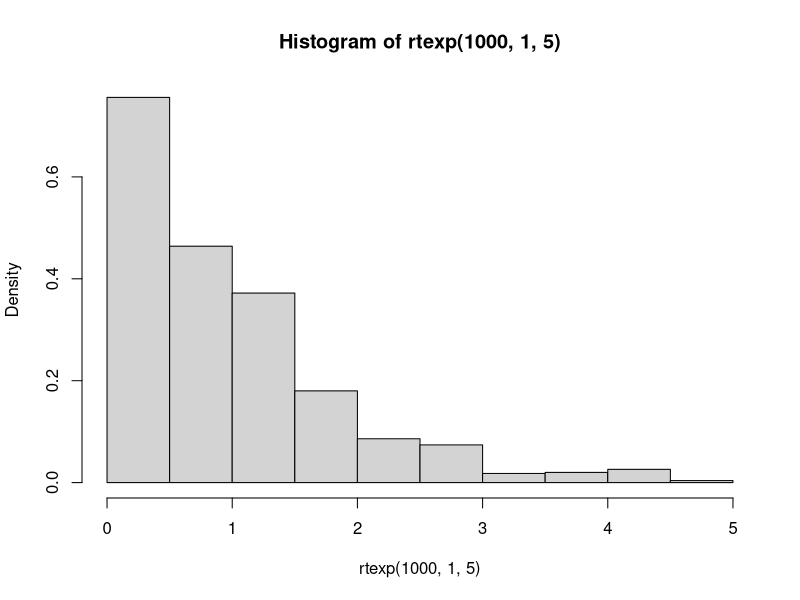
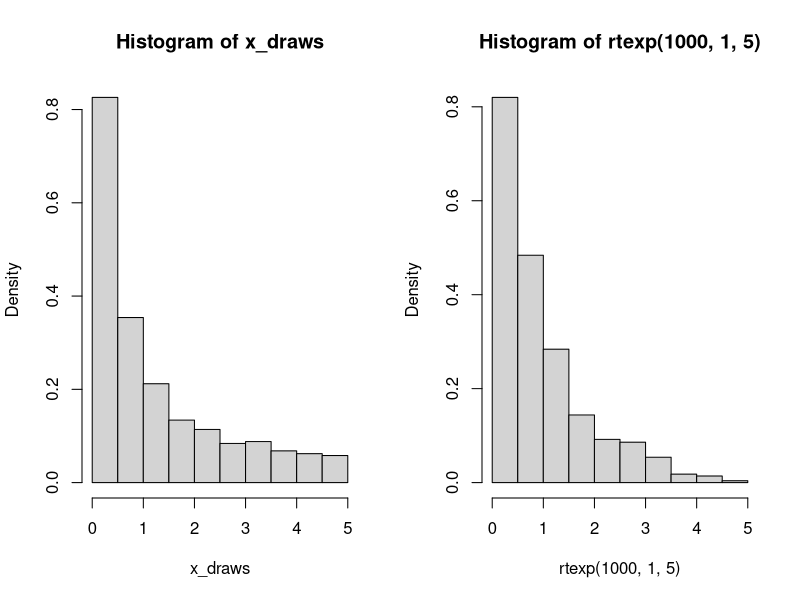
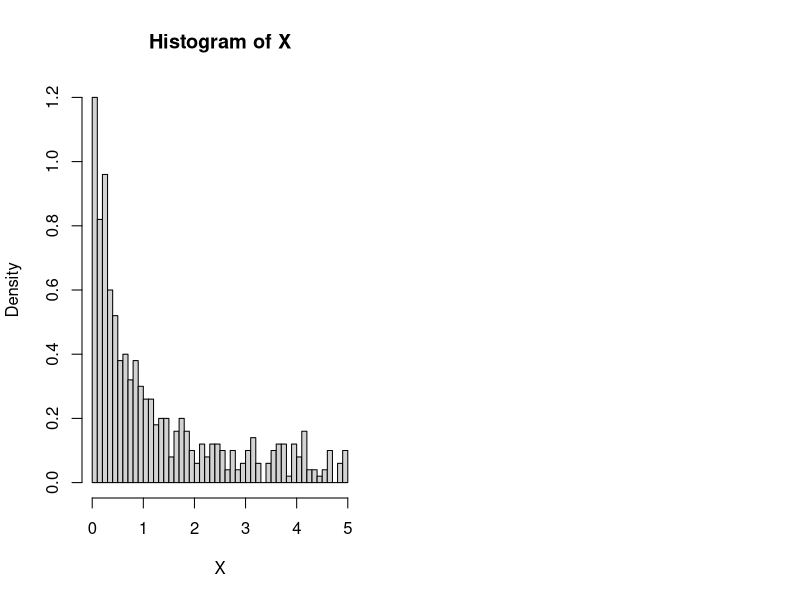

The R source for these figures, in order:
## ---- chunk 1
itexp <- function(u, m, t) { -log(1-u*(1-exp(-t*m)))/m }

rtexp <- function(n, m, t) { itexp(runif(n), m, t) }

hist(rtexp(1000, 1, 5), probability = 1)
## ---- chunk 2
k = 15
m = 1000
B = 5

y_draws = rep(0, m)
x_draws = rep(0, m)
x_temp = 2
y_temp = 2

for (i in 1:m) {
  for (j in 1:k) {
    x_temp = rtexp(1, y_temp, B)
    y_temp = rtexp(1, x_temp, B)
  }
  x_draws[i] = x_temp
  y_draws[i] = y_temp
}

{par(mfrow = c(1, 2))
hist(x_draws, probability = 1)
hist(rtexp(1000, 1, 5), probability = 1)}
## ---- chunk 3
X = rep(0, 500)
Y = rep(0, 500)

k = 15

for (i in 1:500) {
  x = rep(1, k)
  y = rep(1, k)

  for (j in 2:k) {
    temp_x = 6
    while(temp_x>5) {
      x[j] = rexp(1,y[j-1])
      temp_x = x[j]
    }

    temp_y = 6
    while(temp_y>5) {
      y[j] = rexp(1,x[j])
      temp_y = y[j]
    }     
  }

  X[i] = x[k]
  Y[i] = y[k] 
}
print(max(X))
print(max(Y))

hist(X, breaks=40, freq=F)
